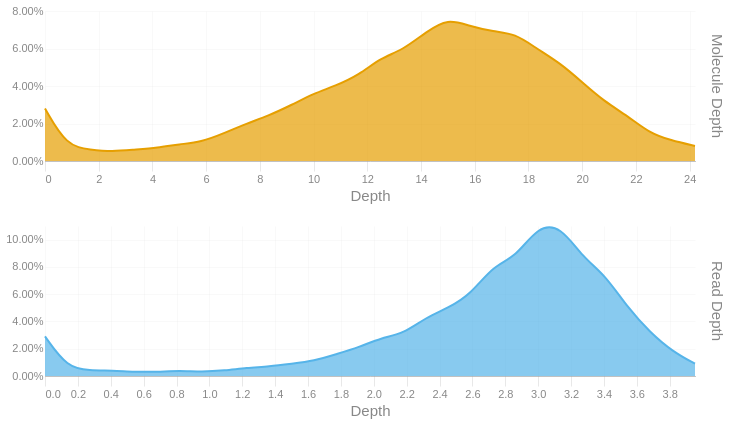

Notebook cell for this chart:
### Code cell
readdep = depth_hist(tb['Read Depth'], q99, 3)
readdep = readdep.with_columns(pl.lit('Read Depth').alias('Metric'))
if not SKIPLR:
    moldep = depth_hist(tb['Molecule Depth'], mol_q99, 1)
    moldep = moldep.with_columns(pl.lit('Molecule Depth').alias('Metric'))
    _hist = pl.concat([readdep, moldep])
    _hist = _hist.filter(pl.col('Proportion') != 0)
    with SafeRender(_hist):
        (
            alt.Chart(_hist)        
            .mark_area(interpolate = "basis")
            .encode(
                x=alt.X('Bin:Q').scale(domainMin=0).axis(alt.Axis(title='Depth')),
                y = alt.Y('Proportion:Q', title = None).axis(format = '.2%'),
                color = alt.Color('Metric:N').legend(None),
                row = alt.Row("Metric:N").header(title = None, labelOrient = 'right'),
                tooltip = [
                    alt.Tooltip("Metric:N", title = "Metric"),
                    alt.Tooltip('Interval:N', title = "Depth Interval"),
                    alt.Tooltip('Proportion:Q', title = "% Alignments").format('.2%')
                ]
            )
            .resolve_scale(x='independent', y='independent')
            .properties(
                height = 150, width = 650,
                usermeta={'embedOptions': {'downloadFileName': f'{samplename}.depth.hist'}}
            )
        ).display()
else:
    readdep = readdep.filter(pl.col('Proportion') != 0)
    with SafeRender(readdep):
        (
            alt.Chart(readdep)        
            .mark_area(interpolate = "basis")
            .encode(
                x=alt.X('Bin:Q').scale(domainMin=0).axis(alt.Axis(title='Depth')),
                y = alt.Y('Proportion:Q', title = None).axis(format = '.2%'),
                tooltip = [
                    alt.Tooltip('Interval:N', title = "Depth Interval"),
                    alt.Tooltip('Proportion:Q', title = "% Alignments").format('.2%')
                ]
            )
            .properties(
                usermeta={'embedOptions': {'downloadFileName': f'{samplename}.depth.hist'}}
            )
        ).display()

### Figure 1 — Vega-Lite specification as saved in the notebook (floating-point values rounded to 4 significant figures)
{"width": 650, "height": 150, "config": {"title": {"anchor": "start", "dy": -15, "fontSize": 18, "color": "#888888", "subtitleColor": "#888888", "subtitleFontSize": 14}, "arc": {"fill": "#0072B2"}, "axis": {"domainColor": "#888888", "domainWidth": 0.5, "gridWidth": 0.2, "grid": false, "titleFontWeight": 400, "titleFontSize": 15, "labelFontSize": 11, "labelColor": "#888888", "tickColor": "#888888", "tickWidth": 0.2, "titleColor": "#888888"}, "axisBand": {"grid": false}, "axisX": {"grid": true, "tickSize": 10, "domainCap": "round"}, "axisY": {"domain": false, "grid": true, "tickSize": 0, "domainCap": "round"}, "background": "transparent", "header": {"labelFontSize": 15, "labelColor": "#888888", "titleFontSize": 15, "titleFontWeight": 600, "titleColor": "#888888"}, "legend": {"labelFont": "sans-serif", "labelFontSize": 12, "labelColor": "#888888", "symbolSize": 100, "symbolType": "circle", "titleFontSize": 12, "titlePadding": 10, "titleColor": "#888888", "title": null}, "range": {"category": ["#E69F00", "#56B4E9", "#009E73", "#F0E442", "#0072B2", "#D55E00", "#CC79A7", "#000000"], "diverging": ["#cfe8f3", "#a2d4ec", "#73bfe2", "#46abdb", "#1696d2", "#12719e"]}, "area": {"fill": "#0072B2", "fillOpacity": 0.7, "line": true, "strokeOpacity": 0.7}, "line": {"color": "#0072B2", "stroke": "#0072B2", "strokeWidth": 2}, "trail": {"color": "#0072B2", "stroke": "#0072B2", "strokeWidth": 0, "size": 1}, "point": {"filled": true, "fillOpacity": 1.0, "size": 95}, "text": {"color": "#888888", "fontSize": 11, "align": "right", "fontWeight": 400, "size": 11}, "bar": {"fill": "#0072B2", "stroke": null}, "view": {"stroke": null, "continuousWidth": 660, "continuousHeight": 400}}, "data": {"name": "data-60196f8d783498f6148abfcfd4690915"}, "mark": {"type": "area", "interpolate": "basis"}, "encoding": {"color": {"field": "Metric", "legend": null, "type": "nominal"}, "row": {"field": "Metric", "header": {"title": null, "labelOrient": "right"}, "type": "nominal"}, "tooltip": [{"field": "Metric", "title": "Metric", "type": "nominal"}, {"field": "Interval", "title": "Depth Interval", "type": "nominal"}, {"field": "Proportion", "format": ".2%", "title": "% Alignments", "type": "quantitative"}], "x": {"axis": {"title": "Depth"}, "field": "Bin", "scale": {"domainMin": 0}, "type": "quantitative"}, "y": {"axis": {"format": ".2%"}, "field": "Proportion", "title": null, "type": "quantitative"}}, "resolve": {"scale": {"x": "independent", "y": "independent"}}, "usermeta": {"embedOptions": {"downloadFileName": "S1_Tusket_028.depth.hist"}}, "$schema": "https://vega.github.io/schema/vega-lite/v6.1.0.json", "datasets": {"data-60196f8d783498f6148abfcfd4690915": [{"Bin": 0.0, "Interval": "0.0-0.136", "Proportion": 0.029, "Metric": "Read Depth"}, {"Bin": 0.136, "Interval": "0.136-0.273", "Proportion": 0.006, "Metric": "Read Depth"}, {"Bin": 0.273, "Interval": "0.273-0.409", "Proportion": 0.004, "Metric": "Read Depth"}, {"Bin": 0.409, "Interval": "0.409-0.545", "Proportion": 0.004, "Metric": "Read Depth"}, {"Bin": 0.545, "Interval": "0.545-0.682", "Proportion": 0.003, "Metric": "Read Depth"}, {"Bin": 0.682, "Interval": "0.682-0.818", "Proportion": 0.003, "Metric": "Read Depth"}, {"Bin": 0.818, "Interval": "0.818-0.954", "Proportion": 0.004, "Metric": "Read Depth"}, {"Bin": 0.954, "Interval": "0.954-1.091", "Proportion": 0.003, "Metric": "Read Depth"}, {"Bin": 1.091, "Interval": "1.091-1.227", "Proportion": 0.004, "Metric": "Read Depth"}, {"Bin": 1.227, "Interval": "1.227-1.363", "Proportion": 0.006, "Metric": "Read Depth"}, {"Bin": 1.363, "Interval": "1.363-1.5", "Proportion": 0.007, "Metric": "Read Depth"}, {"Bin": 1.5, "Interval": "1.5-1.636", "Proportion": 0.009, "Metric": "Read Depth"}, {"Bin": 1.636, "Interval": "1.636-1.772", "Proportion": 0.011, "Metric": "Read Depth"}, {"Bin": 1.772, "Interval": "1.772-1.909", "Proportion": 0.016, "Metric": "Read Depth"}, {"Bin": 1.909, "Interval": "1.909-2.045", "Proportion": 0.021, "Metric": "Read Depth"}, {"Bin": 2.045, "Interval": "2.045-2.181", "Proportion": 0.028, "Metric": "Read Depth"}, {"Bin": 2.181, "Interval": "2.181-2.318", "Proportion": 0.031, "Metric": "Read Depth"}, {"Bin": 2.318, "Interval": "2.318-2.454", "Proportion": 0.043, "Metric": "Read Depth"}, {"Bin": 2.454, "Interval": "2.454-2.59", "Proportion": 0.05, "Metric": "Read Depth"}, {"Bin": 2.59, "Interval": "2.59-2.727", "Proportion": 0.06, "Metric": "Read Depth"}, {"Bin": 2.727, "Interval": "2.727-2.863", "Proportion": 0.081, "Metric": "Read Depth"}, {"Bin": 2.863, "Interval": "2.863-2.999", "Proportion": 0.087, "Metric": "Read Depth"}, {"Bin": 2.999, "Interval": "2.999-3.136", "Proportion": 0.11, "Metric": "Read Depth"}, {"Bin": 3.136, "Interval": "3.136-3.272", "Proportion": 0.11, "Metric": "Read Depth"}, {"Bin": 3.272, "Interval": "3.272-3.408", "Proportion": 0.087, "Metric": "Read Depth"}, {"Bin": 3.408, "Interval": "3.408-3.545", "Proportion": 0.074, "Metric": "Read Depth"}, {"Bin": 3.545, "Interval": "3.545-3.681", "Proportion": 0.05, "Metric": "Read Depth"}, {"Bin": 3.681, "Interval": "3.681-3.817", "Proportion": 0.032, "Metric": "Read Depth"}, {"Bin": 3.817, "Interval": "3.817-3.954", "Proportion": 0.018, "Metric": "Read Depth"}, {"Bin": 3.954, "Interval": "3.954-4.09", "Proportion": 0.009, "Metric": "Read Depth"}, {"Bin": 0.0, "Interval": "0.0-0.8", "Proportion": 0.028, "Metric": "Molecule Depth"}, {"Bin": 0.8, "Interval": "0.8-1.7", "Proportion": 0.008, "Metric": "Molecule Depth"}, {"Bin": 1.7, "Interval": "1.7-2.5", "Proportion": 0.006, "Metric": "Molecule Depth"}, {"Bin": 2.5, "Interval": "2.5-3.3", "Proportion": 0.005, "Metric": "Molecule Depth"}, {"Bin": 3.3, "Interval": "3.3-4.2", "Proportion": 0.006, "Metric": "Molecule Depth"}, {"Bin": 4.2, "Interval": "4.2-5.0", "Proportion": 0.007, "Metric": "Molecule Depth"}, {"Bin": 5.0, "Interval": "5.0-5.8", "Proportion": 0.009, "Metric": "Molecule Depth"}, {"Bin": 5.8, "Interval": "5.8-6.7", "Proportion": 0.01, "Metric": "Molecule Depth"}, {"Bin": 6.7, "Interval": "6.7-7.5", "Proportion": 0.015, "Metric": "Molecule Depth"}, {"Bin": 7.5, "Interval": "7.5-8.3", "Proportion": 0.02, "Metric": "Molecule Depth"}, {"Bin": 8.3, "Interval": "8.3-9.2", "Proportion": 0.024, "Metric": "Molecule Depth"}, {"Bin": 9.2, "Interval": "9.2-10.0", "Proportion": 0.03, "Metric": "Molecule Depth"}, {"Bin": 10.0, "Interval": "10.0-10.8", "Proportion": 0.036, "Metric": "Molecule Depth"}, {"Bin": 10.8, "Interval": "10.8-11.7", "Proportion": 0.04, "Metric": "Molecule Depth"}, {"Bin": 11.7, "Interval": "11.7-12.5", "Proportion": 0.046, "Metric": "Molecule Depth"}, {"Bin": 12.5, "Interval": "12.5-13.3", "Proportion": 0.055, "Metric": "Molecule Depth"}, {"Bin": 13.3, "Interval": "13.3-14.2", "Proportion": 0.059, "Metric": "Molecule Depth"}, {"Bin": 14.2, "Interval": "14.2-15.0", "Proportion": 0.069, "Metric": "Molecule Depth"}, {"Bin": 15.0, "Interval": "15.0-15.8", "Proportion": 0.076, "Metric": "Molecule Depth"}, {"Bin": 15.8, "Interval": "15.8-16.7", "Proportion": 0.072, "Metric": "Molecule Depth"}, {"Bin": 16.7, "Interval": "16.7-17.5", "Proportion": 0.069, "Metric": "Molecule Depth"}, {"Bin": 17.5, "Interval": "17.5-18.3", "Proportion": 0.068, "Metric": "Molecule Depth"}, {"Bin": 18.3, "Interval": "18.3-19.2", "Proportion": 0.06, "Metric": "Molecule Depth"}, {"Bin": 19.2, "Interval": "19.2-20.0", "Proportion": 0.052, "Metric": "Molecule Depth"}, {"Bin": 20.0, "Interval": "20.0-20.8", "Proportion": 0.042, "Metric": "Molecule Depth"}, {"Bin": 20.8, "Interval": "20.8-21.7", "Proportion": 0.032, "Metric": "Molecule Depth"}, {"Bin": 21.7, "Interval": "21.7-22.5", "Proportion": 0.024, "Metric": "Molecule Depth"}, {"Bin": 22.5, "Interval": "22.5-23.3", "Proportion": 0.015, "Metric": "Molecule Depth"}, {"Bin": 23.3, "Interval": "23.3-24.2", "Proportion": 0.011, "Metric": "Molecule Depth"}, {"Bin": 24.2, "Interval": "24.2-25.0", "Proportion": 0.008, "Metric": "Molecule Depth"}]}}
